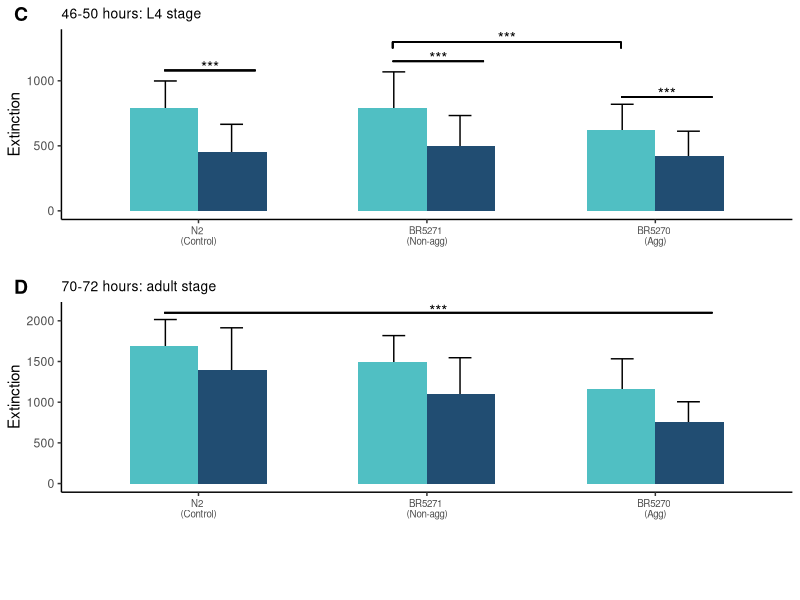
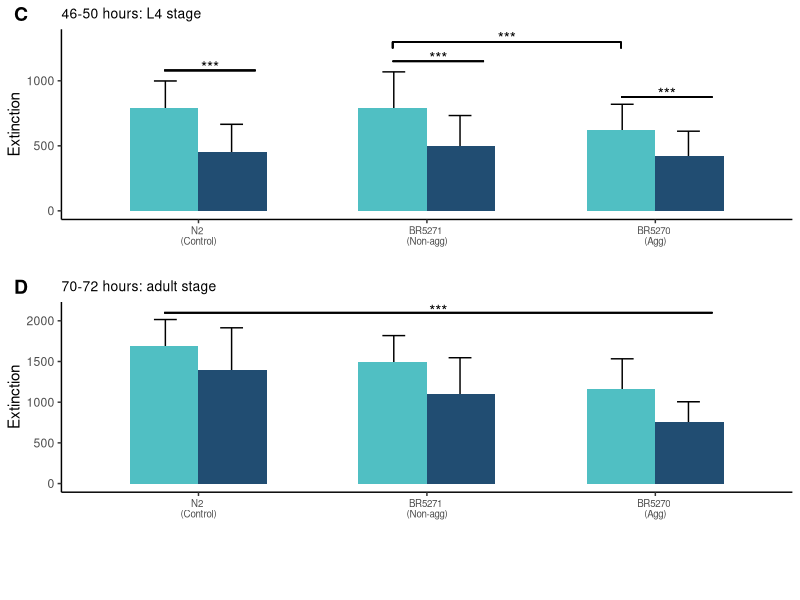

Write R code to recreate these figures, in order.
############################################################
# ANALYZE WORM SIZE DATA
############################################################

library(tidyverse)
library(ggpubr)
library(gridExtra)
library(cowplot)
# CALL IN L4 DATA

all_l4s <- read_tsv("worm_size/data/L4s_bars.txt") %>% 
    mutate(time = "46-to-50")

all_adults <- read_tsv("worm_size/data/adults_bars_size.txt") %>% 
    mutate(time = "70-to-72")

all_ever <- rbind(all_l4s, all_adults)

all_ever$trt <- factor(all_ever$trt, levels = c("DMSO", "DDT"))
all_ever$strain <- factor(all_ever$strain, levels = c("N2", "BR5271", "BR5270"))

l4s <- all_ever %>% 
    filter(time == "46-to-50") %>% 
    ggplot(aes(x = strain, y = mean_ext, fill = trt)) +
    geom_errorbar(aes(ymin = mean_ext - sd_ext, ymax = mean_ext + sd_ext),  position = position_dodge(width = 0.58), width = 0.2) +
    geom_bar(stat = "identity", position = "dodge", width = 0.6) +
    scale_fill_manual(values = c( "#50BFC3", "#214D72")) +
    theme_classic() +
    #theme(legend.position = c(0.94,0.98), 
    # axis.text.x = element_text(size = 9)) +
    labs(x = "",
         y = "Extinction", fill= "") +
    guides(shape = guide_legend(override.aes = list(size = 0.7))) +
    guides(fill = guide_legend(override.aes = list(size = 0.5))) +
    theme(legend.text = element_text(size = 7), axis.text.x = element_text(size = 7),
          plot.title = element_text(size = 10)) +
    geom_segment(aes(x=1.85, xend=2.25, y=1150, yend=1150)) +
    annotate("text", x = 2.05, y = 1175, label = "***", size = 4) +
    geom_segment(aes(x=0.85, xend=1.25, y=1080, yend=1080)) +
    annotate("text", x = 1.05, y = 1105, label = "***", size = 4) +
    geom_segment(aes(x=1.85, xend=2.85, y = 1300, yend = 1300)) +
    geom_segment(aes(x=1.85, xend=1.85, y = 1250, yend=1300)) +
    geom_segment(aes(x=2.85, xend=2.85, y=1250, yend=1300)) +
    annotate("text", x = 2.35, y = 1330, label = "***", size = 4) +
    geom_segment(aes(x=2.85, xend=3.25, y=875, yend=875)) +
    annotate("text", x = 3.05, y = 900, label = "***", size = 4) +
    scale_x_discrete(labels = c("N2 \n(Control)", "BR5271 \n(Non-agg)", "BR5270 \n(Agg)")) +
    ggtitle("46-50 hours: L4 stage")

adults <- all_ever %>% 
    filter(time == "70-to-72") %>% 
    ggplot(aes(x = strain, y = mean_ext, fill = trt)) +
    geom_errorbar(aes(ymin = mean_ext - sd_ext, ymax = mean_ext + sd_ext),  position = position_dodge(width = 0.58), width = 0.2) +
    geom_bar(stat = "identity", position = "dodge", width = 0.6) +
    scale_fill_manual(values = c( "#50BFC3", "#214D72")) +
    theme_classic() +
    #theme(legend.position = c(0.94,0.98), 
    # axis.text.x = element_text(size = 9)) +
    labs(x = "",
         y = "Extinction", fill= "") +
    guides(shape = guide_legend(override.aes = list(size = 0.7))) +
    guides(fill = guide_legend(override.aes = list(size = 0.5))) +
    theme(legend.text = element_text(size = 7), axis.text.x = element_text(size = 7),
          plot.title = element_text(size = 10)) +
    geom_segment(aes(x=0.85, xend=3.25, y=2100, yend=2100)) +
    annotate("text", x = 2.05, y = 2125, label = "***", size = 4) +
    scale_x_discrete(labels = c("N2 \n(Control)", "BR5271 \n(Non-agg)", "BR5270 \n(Agg)")) +
    ggtitle("70-72 hours: adult stage")

l4s.tof <- all_ever %>% 
    filter(time == "46-to-50") %>% 
    ggplot(aes(x = strain, y = mean_tof, fill = trt)) +
    geom_errorbar(aes(ymin = mean_tof - sd_tof, ymax = mean_tof + sd_tof),  position = position_dodge(width = 0.7), width = 0.15) +
    geom_bar(stat = "identity", position = "dodge", width = 0.7) +
    scale_fill_manual(values = c( "#50BFC3", "#214D72")) +
    theme_classic() +
    #theme(legend.position = c(0.94,0.98), 
    # axis.text.x = element_text(size = 9)) +
    labs(x = "",
         y = "Time of flight (TOF)", fill= "") +
    guides(shape = guide_legend(override.aes = list(size = 0.7))) +
    guides(fill = guide_legend(override.aes = list(size = 0.5))) +
    theme(legend.text = element_text(size = 7), axis.text.x = element_text(angle = 30, hjust=1,size = 7),
          plot.title = element_text(size = 10)) +
    geom_segment(aes(x=1.85, xend=2.25, y=1680, yend=1680)) +
    annotate("text", x = 2.05, y = 1700, label = "***", size = 4) +
    geom_segment(aes(x=0.85, xend=1.25, y=1680, yend=1680)) +
    annotate("text", x = 1.05, y = 1700, label = "***", size = 4) +
    geom_segment(aes(x=1.85, xend=2.85, y = 1900, yend = 1900)) +
    geom_segment(aes(x=1.85, xend=1.85, y = 1850, yend=1900)) +
    geom_segment(aes(x=2.85, xend=2.85, y=1850, yend=1900)) +
    annotate("text", x = 2.35, y = 1930, label = "***", size = 4) +
    geom_segment(aes(x=2.85, xend=3.25, y=1450, yend=1450)) +
    annotate("text", x = 3.05, y = 1480, label = "***", size = 4) +
    scale_x_discrete(labels = c("N2 (Control)", "BR5271 (Non-agg)", "BR5270 (Agg)")) +
    ggtitle("46-50 hours") +
    ylim(0,2590)

adults.tof <- all_ever %>% 
    filter(time == "70-to-72") %>% 
    ggplot(aes(x = strain, y = mean_tof, fill = trt)) +
    geom_errorbar(aes(ymin = mean_tof - sd_tof, ymax = mean_tof + sd_tof),  position = position_dodge(width = 0.7), width = 0.15) +
    geom_bar(stat = "identity", position = "dodge", width = 0.7) +
    scale_fill_manual(values = c( "#50BFC3", "#214D72")) +
    theme_classic() +
    #theme(legend.position = c(0.94,0.98), 
    # axis.text.x = element_text(size = 9)) +
    labs(x = "",
         y = "Time of flight (TOF)", fill= "") +
    ggtitle("70-72 hours") +
    guides(shape = guide_legend(override.aes = list(size = 0.7))) +
    guides(fill = guide_legend(override.aes = list(size = 0.5))) +
    theme(legend.text = element_text(size = 7), axis.text.x = element_text(angle = 30, hjust=1, size = 7),
          plot.title = element_text(size = 10)) +
    geom_segment(aes(x=0.85, xend=3.25, y=2500, yend=2500)) +
    annotate("text", x = 2.05, y = 2525, label = "***", size = 4) +
    scale_x_discrete(labels = c("N2 (Control)", "BR5271 (Non-agg)", "BR5270 (Agg)")) +
    ylim(0,2590)

prow <- plot_grid(
    l4s + theme(legend.position="none"),
    adults + theme(legend.position="none"),
    align = 'vh',
    labels = c("C", "D"),
    hjust = -1,
    nrow =2
)

legend <- get_legend(
    # create some space to the left of the legend
    l4s +
        guides(color = guide_legend(nrow = 1)) +
        theme(legend.position = "bottom"))


plot_grid(prow, legend, ncol = 1, rel_heights = c(1, .1))

# To save plot as a pdf
pdf("worm_size/figures/extinction_l4_adult.pdf", width = 3, height = 6)
plot_grid(prow, legend, ncol = 1, rel_heights = c(1, .1))
dev.off()
